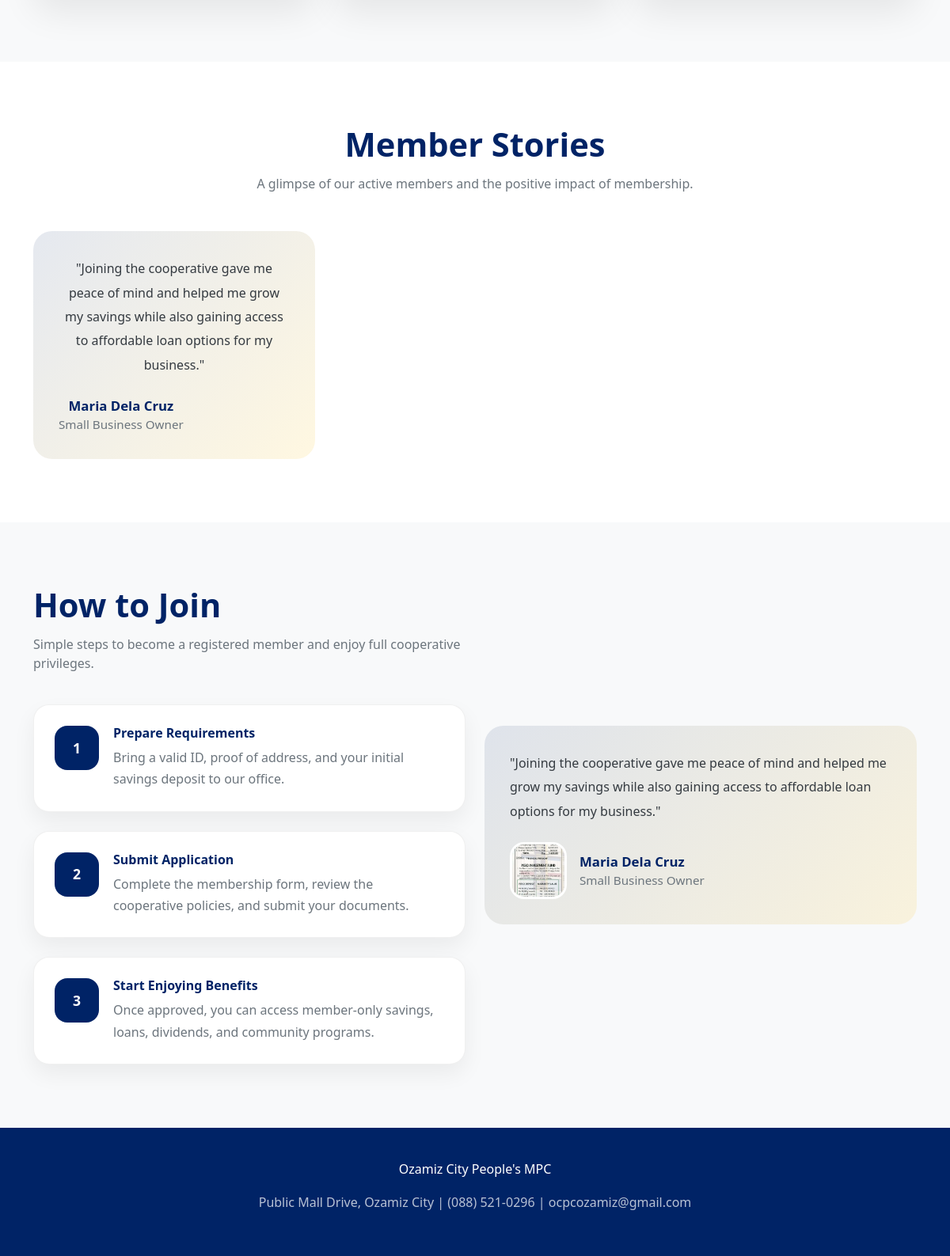
Before: /membership.php (lower part) with the older database file.
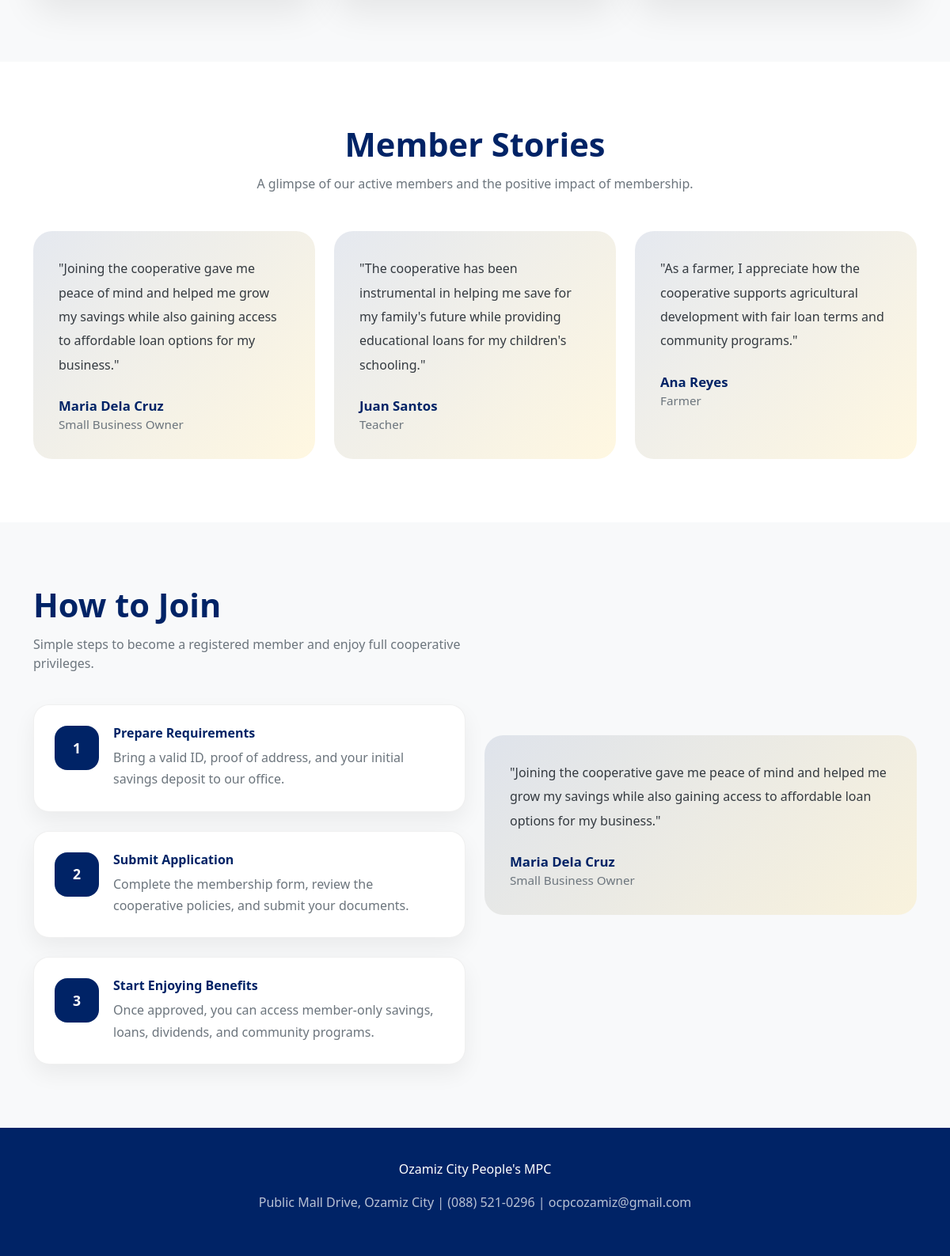
After: the same page with the newer database file.
### tables this page shows
CREATE TABLE IF NOT EXISTS member_stories (
    id INT PRIMARY KEY AUTO_INCREMENT,
    name VARCHAR(255) NOT NULL,
    position VARCHAR(255),
    story TEXT NOT NULL,
    image VARCHAR(500),
    status ENUM('active', 'inactive') DEFAULT 'active',
    created_at TIMESTAMP DEFAULT CURRENT_TIMESTAMP,
    updated_at TIMESTAMP DEFAULT CURRENT_TIMESTAMP ON UPDATE CURRENT_TIMESTAMP,
    created_by INT,
    FOREIGN KEY (created_by) REFERENCES users(id)
);

### membership.php (the view, shortened to what the changed rows need)
<?php
include_once 'db_function/db.php';
$stmt = $pdo->prepare("SELECT * FROM member_stories WHERE status = 'active' ORDER BY created_at DESC LIMIT 3");
$stmt->execute();
$member_stories = $stmt->fetchAll();
?>
<!DOCTYPE html>
<html lang="en">
<head>
    <link href="https://cdn.jsdelivr.net/npm/bootstrap@5.3.2/dist/css/bootstrap.min.css" rel="stylesheet">
    <link rel="stylesheet" href="https://cdn.jsdelivr.net/npm/bootstrap-icons@1.11.3/font/bootstrap-icons.min.css">
</head>
<body>
<section class="section bg-white">
    <div class="container">
        <div class="text-center mb-5">
            <h2 class="section-title">Member Stories</h2>
        </div>
        <div class="image-grid">
            <?php if (count($member_stories) > 0): ?>
                <?php foreach ($member_stories as $story): ?>
                    <div class="testimonial-card">
                        <p>"<?php echo htmlspecialchars($story['story']); ?>"</p>
                        <div class="testimonial-author">
                            <div>
                                <strong><?php echo htmlspecialchars($story['name']); ?></strong>
                                <span><?php echo htmlspecialchars($story['position'] ?? 'Member'); ?></span>
                            </div>
                        </div>
                    </div>
                <?php endforeach; ?>
            <?php else: ?>
                <div class="col-12 text-center">
                    <div class="testimonial-card">
                        <p>"Joining the cooperative gave me peace of mind and helped me grow my savings while also gaining access to affordable loan options for my business."</p>
                        <div class="testimonial-author">
                            <div>
                                <strong>Maria Dela Cruz</strong>
                                <span>Small Business Owner</span>
                            </div>
                        </div>
                    </div>
                </div>
            <?php endif; ?>
        </div>
    </div>
</section>
<section class="section" id="join">
    <div class="container">
        <div class="row align-items-center gy-5">
            <div class="col-lg-6">
                <h2 class="section-title">How to Join</h2>
            </div>
            <div class="col-lg-6">
                <div class="testimonial-card">
                    <?php if (count($member_stories) > 0): ?>
                        <p>"<?php echo htmlspecialchars($member_stories[0]['story']); ?>"</p>
                        <div class="testimonial-author">
                            <div>
                                <strong><?php echo htmlspecialchars($member_stories[0]['name']); ?></strong>
                                <span><?php echo htmlspecialchars($member_stories[0]['position'] ?? 'Member'); ?></span>
                            </div>
                        </div>
                    <?php else: ?>
                        <p>"Joining the cooperative gave me peace of mind and helped me grow my savings while also gaining access to affordable loan options for my business."</p>
                        <div class="testimonial-author">
                            <img src="assets/img/member1.jpg" alt="Member testimonial">
                            <div>
                                <strong>Maria Dela Cruz</strong>
                                <span>Small Business Owner</span>
                            </div>
                        </div>
                    <?php endif; ?>
                </div>
            </div>
        </div>
    </div>
</section>
</body>
</html>

Changed rows visible on the page:
added member_stories: story "Joining the cooperative gave me peace of mind and helped me grow my savings while also gaining access to affordable loan options for my business.", name "Maria Dela Cruz", position "Small Business Owner"
added member_stories: story "The cooperative has been instrumental in helping me save for my family's future while providing educational loans for my children's schooling.", name "Juan Santos", position "Teacher"
added member_stories: story "As a farmer, I appreciate how the cooperative supports agricultural development with fair loan terms and community programs.", name "Ana Reyes", position "Farmer"
Other visible differences:
text no longer shown: "\"Joining the cooperative gave me peace of mind and helped me grow my savings while also gaining access to affordable loan options for my business.\" Maria Dela Cruz Small Business Owner \"Joining the cooperative gave me peace of mind and helped me grow my savings while also gaining access to affordable loan options for my business.\" Maria Dela Cruz Small Business Owner"
